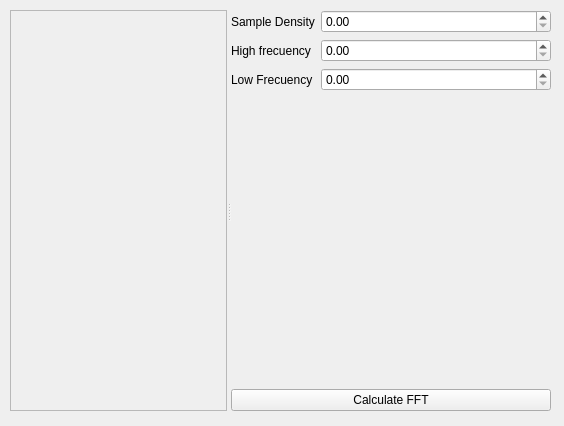
<?xml version="1.0" encoding="UTF-8"?>
<ui version="4.0">
 <class>Form</class>
 <widget class="QWidget" name="Form">
  <property name="geometry">
   <rect>
    <x>0</x>
    <y>0</y>
    <width>564</width>
    <height>426</height>
   </rect>
  </property>
  <property name="windowTitle">
   <string>Form</string>
  </property>
  <widget class="QSplitter" name="splitter">
   <property name="geometry">
    <rect>
     <x>10</x>
     <y>10</y>
     <width>541</width>
     <height>401</height>
    </rect>
   </property>
   <property name="orientation">
    <enum>Qt::Orientation::Horizontal</enum>
   </property>
   <widget class="QFrame" name="frame">
    <property name="frameShape">
     <enum>QFrame::Shape::StyledPanel</enum>
    </property>
    <property name="frameShadow">
     <enum>QFrame::Shadow::Raised</enum>
    </property>
   </widget>
   <widget class="QWidget" name="">
    <layout class="QVBoxLayout" name="verticalLayout">
     <item>
      <layout class="QFormLayout" name="formLayout_2">
       <item row="0" column="0">
        <widget class="QLabel" name="sampleDensityLabel">
         <property name="text">
          <string>Sample Density</string>
         </property>
        </widget>
       </item>
       <item row="0" column="1">
        <widget class="QDoubleSpinBox" name="sampleDensityDoubleSpinBox"/>
       </item>
       <item row="1" column="0">
        <widget class="QLabel" name="highFrecuencyLabel">
         <property name="text">
          <string>High frecuency</string>
         </property>
        </widget>
       </item>
       <item row="1" column="1">
        <widget class="QDoubleSpinBox" name="highFrecuencyDoubleSpinBox"/>
       </item>
       <item row="2" column="0">
        <widget class="QLabel" name="lowFrecuencyLabel">
         <property name="text">
          <string>Low Frecuency</string>
         </property>
        </widget>
       </item>
       <item row="2" column="1">
        <widget class="QDoubleSpinBox" name="lowFrecuencyDoubleSpinBox"/>
       </item>
      </layout>
     </item>
     <item>
      <widget class="QPushButton" name="pushButton">
       <property name="text">
        <string>Calculate FFT</string>
       </property>
      </widget>
     </item>
    </layout>
   </widget>
  </widget>
 </widget>
 <resources/>
 <connections/>
</ui>
